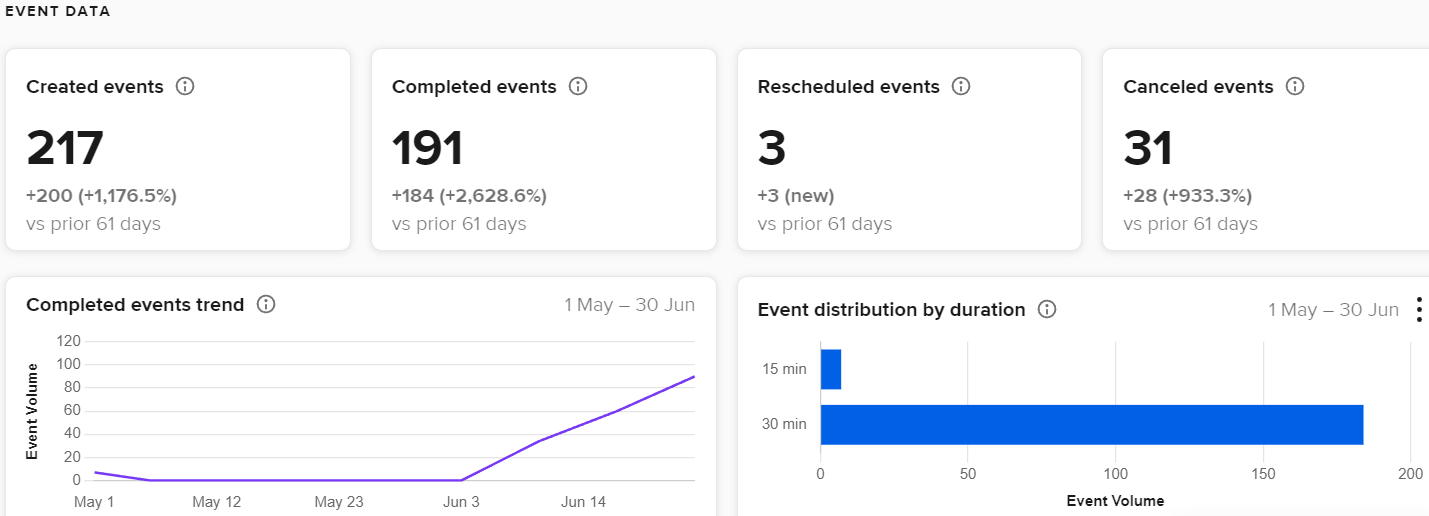
#> input picture dist/calendly-fit.png, 1429 x 516 px, found by its file name
$ python crop-calendly-metric.py
#> lines starting #> are read from the running program, lines starting #| are printed output that depends on the picture
"""Crop the Calendly screenshot down to the 'Created events / 217 / +200' card
so that metric sits centered and fills the tile (object-cover), instead of the
whole wide dashboard where 217 gets cropped off the left edge."""
from PIL import Image

img = Image.open("public/calendly-fit.png").convert("RGB")  # ~1429x516
#> img is the input picture: PIL image 1429x516 RGB; mean R, G, B 241.1, 243.9, 248.3
# Focus on the top-left 'Created events' card + a little of the next card,
# in roughly the tile's landscape aspect so cover barely crops it.
crop = img.crop((0, 52, 384, 268))  # 384 x 216  (~1.78 aspect)
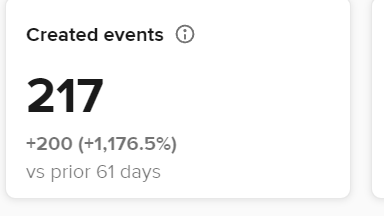
#> crop: PIL image 384x216 RGB; min 26, max 255, mean 246.9
crop.save("public/calendly-metric.png")
print("saved public/calendly-metric.png", crop.size)
#| saved public/calendly-metric.png (384, 216)

$ run again, with dist/assets.png copied over dist/calendly-fit.png
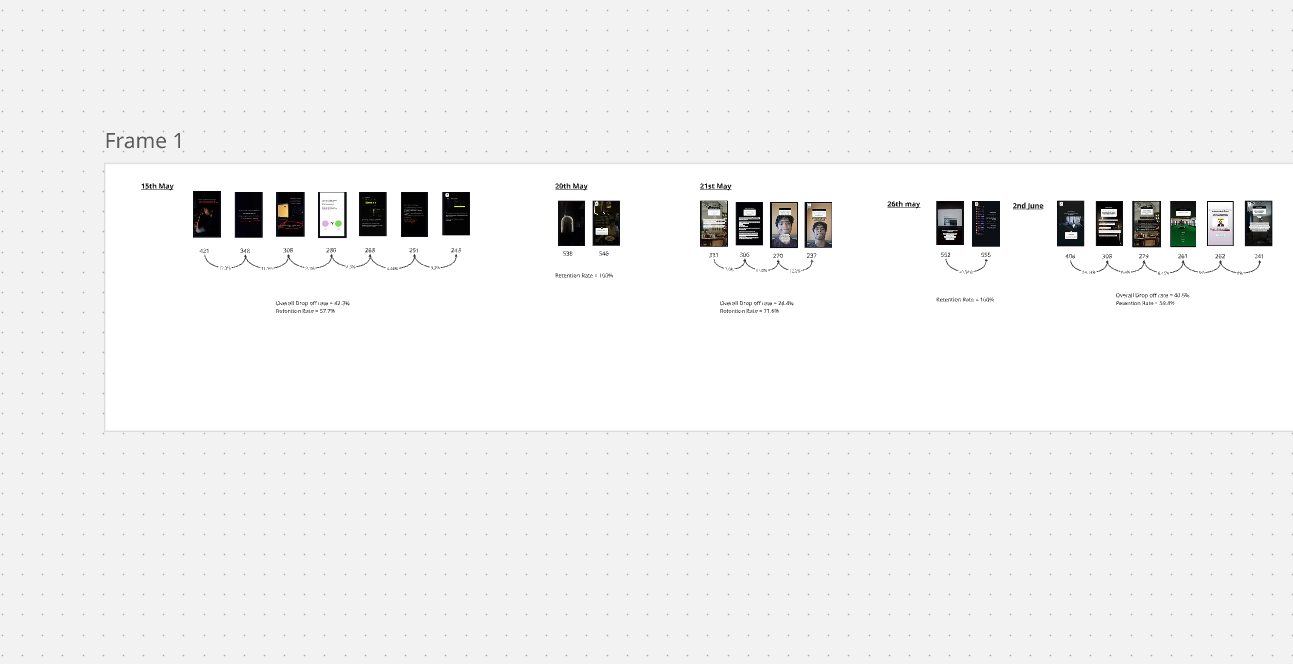
#> input picture dist/assets.png, 1293 x 664 px, found by its file name
#> `crop = img.crop((0, 52, 384, 268))`:
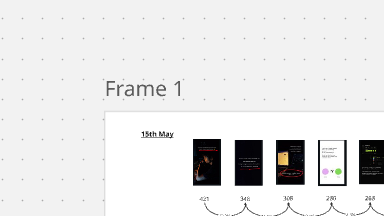
#> crop: PIL image 384x216 RGB; mean R, G, B 229.7, 229.5, 229.5
#| saved public/calendly-metric.png (384, 216)

$ run again, with dist/building the foundations .png copied over dist/calendly-fit.png
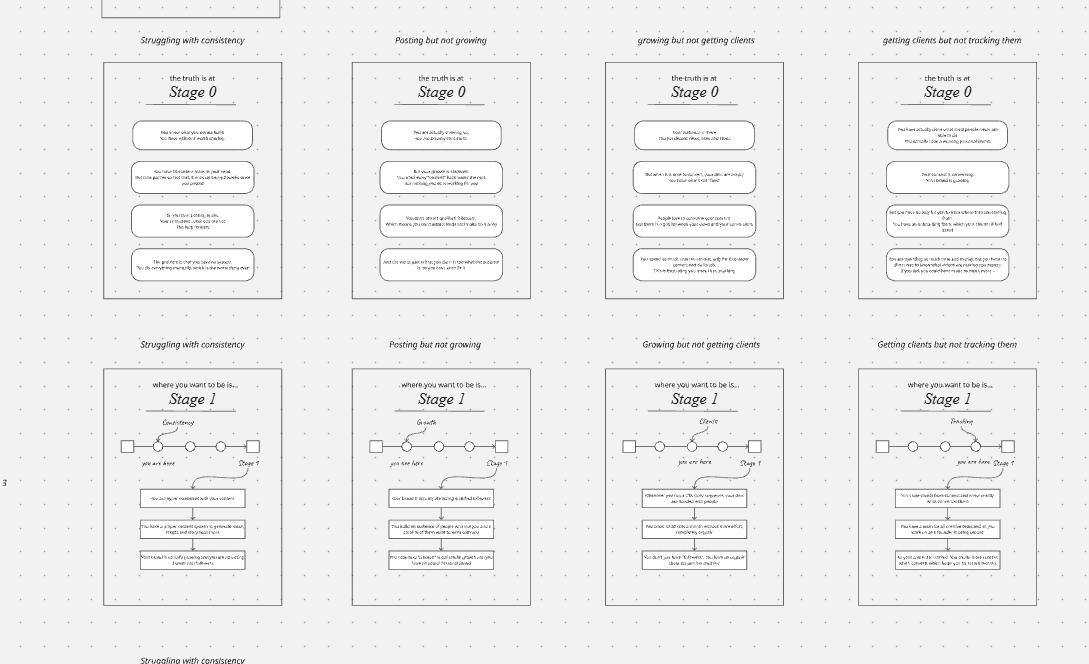
#> input picture dist/building the foundations .png, 1089 x 664 px, found by its file name
#> `crop = img.crop((0, 52, 384, 268))`:
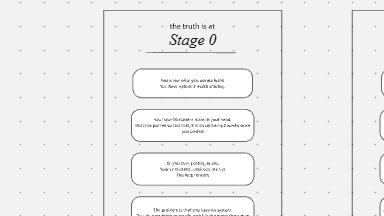
#> crop: PIL image 384x216 RGB; min 26, max 255, mean 238.7
#| saved public/calendly-metric.png (384, 216)
